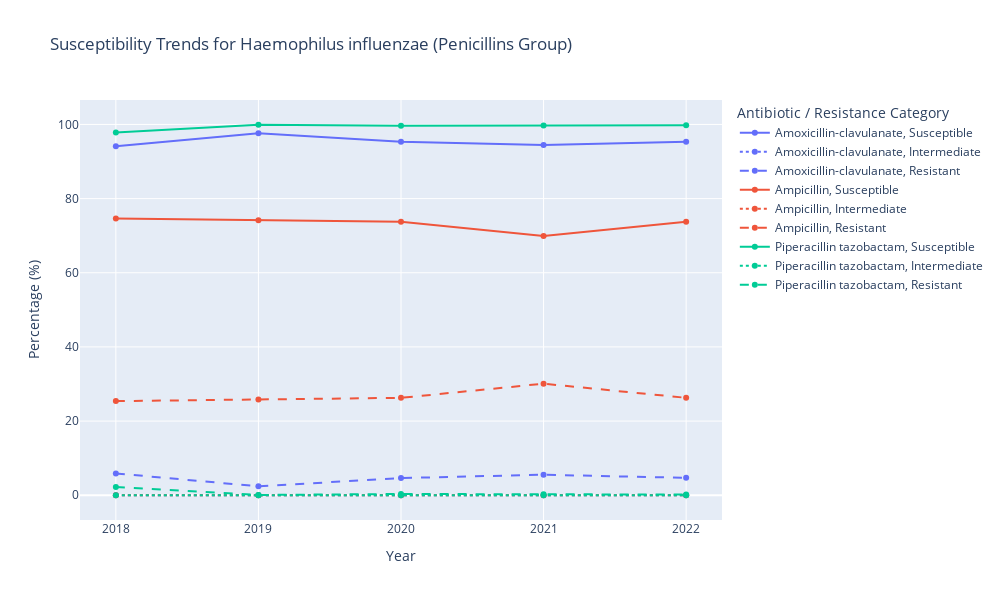
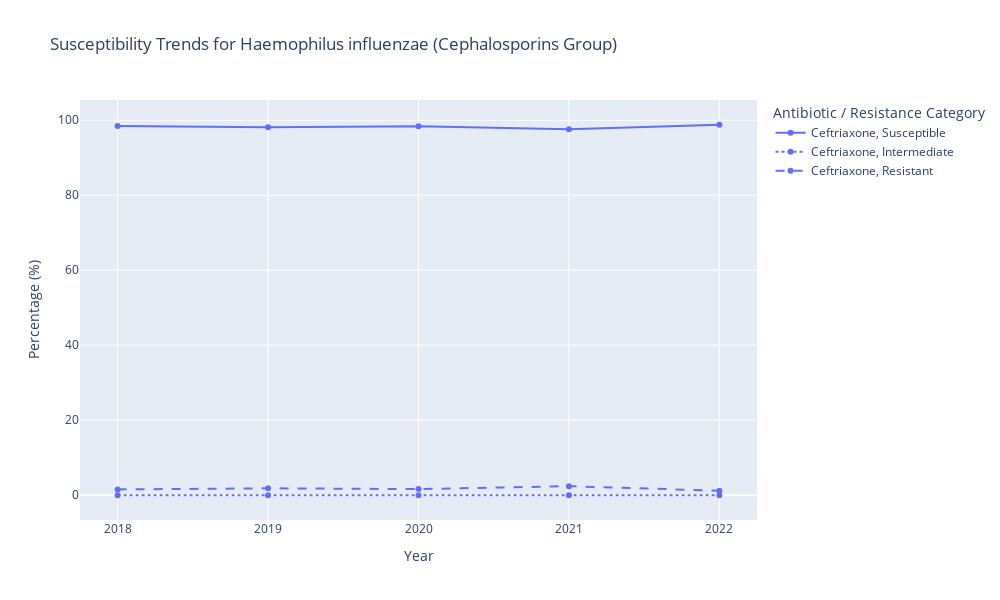
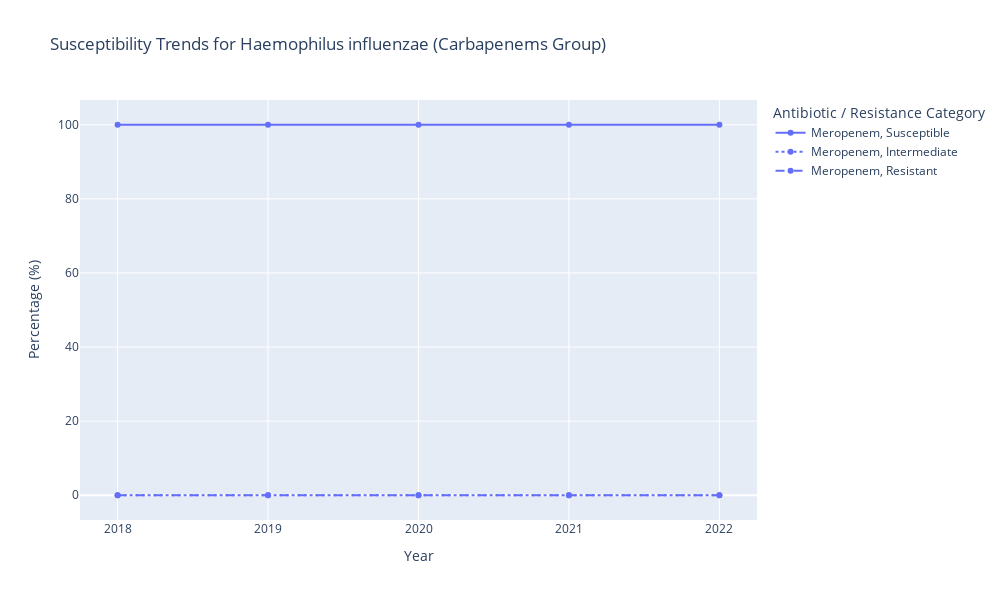
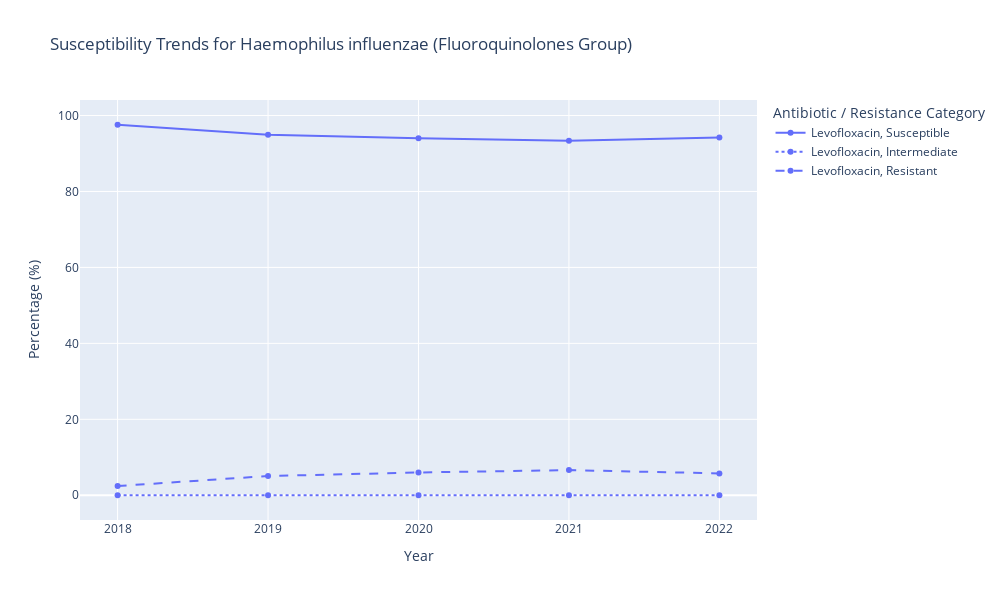

Notebook code cell kept with these figures, in order:
### Code cell
# Dictionary grouping antibiotics by their pharmacological classes
antibiotic_groups = {
    'Penicillins': ['Amoxicillin-clavulanate_I', 'Ampicillin_I', 'Piperacillin tazobactam_I'],
    'Cephalosporins': ['Ceftriaxone_I', 'Ceftazidime_I', 'Cefepime_I'],
    'Carbapenems': ['Imipenem_I', 'Meropenem_I'],
    'Fluoroquinolones': ['Ciprofloxacin_I', 'Levofloxacin_I'],
    'Aminoglycosides': ['Amikacin_I', 'Gentamicin_I'],
    'Glycopeptides': ['Vancomycin_I'],
    'Macrolides': ['Azithromycin_I', 'Clarithromycin_I'],
    'Tetracyclines': ['Tigecycline_I'],
    'Oxazolidinones': ['Linezolid_I'],
    'Antifolates': ['Trimethoprim-sulfamethoxazole_I']
}

# Loop through each species - specifically for 'Haemophilus influenzae'
for species, antibiotics_data in pasteurellaceae_results.items():
    if species == 'Haemophilus influenzae':
        print(f"Visualizing results for Species: {species}")

        # Loop through each antibiotic group
        for group, antibiotics in antibiotic_groups.items():
            print(f"Visualizing results for Antibiotic Group: {group}")

            # Prepare a combined dataframe for the current group
            combined_df_list = []

            for antibiotic in antibiotics:
                if antibiotic in antibiotics_data:
                    # Add the 'Antibiotic' column to identify each antibiotic in the group
                    df = antibiotics_data[antibiotic].copy()
                    df['Antibiotic'] = antibiotic.replace('_I', '')  # Removing the "_I" suffix for readability
                    combined_df_list.append(df)

            # If there is data for this group, combine and plot
            if combined_df_list:
                combined_df = pd.concat(combined_df_list)

                # Plotting trends for each antibiotic in the group
                fig = px.line(
                    combined_df,
                    x='Year',
                    y=['Susceptible', 'Intermediate', 'Resistant'],
                    color='Antibiotic',  # Different colors for each antibiotic
                    line_dash='variable',  # Different dash patterns for susceptible, intermediate, and resistant
                    title=f"Susceptibility Trends for {species} ({group} Group)",
                    labels={'value': 'Percentage (%)', 'variable': 'Resistance Category'},
                    markers=True
                )

                # Customize the layout
                fig.update_layout(
                    xaxis_title="Year",
                    yaxis_title="Percentage (%)",
                    legend_title="Antibiotic / Resistance Category",
                    template="plotly",
                    width=1000,  # Adjust the width
                    height=600,  # Adjust the height
                    xaxis=dict(tickmode='linear', tick0=2018, dtick=1)  # Ensure integer ticks for years
                )

                # Show the plot
                fig.show()

### Figure 1 — Plotly figure (JSON) as saved in the notebook; plotly's stock layout.template omitted (floating-point values rounded to 4 significant figures)
{"data": [{"hovertemplate": "Antibiotic=Amoxicillin-clavulanate<br>Resistance Category=Susceptible<br>Year=%{x}<br>Percentage (%)=%{y}<extra></extra>", "legendgroup": "Amoxicillin-clavulanate, Susceptible", "line": {"color": "#636efa", "dash": "solid"}, "marker": {"symbol": "circle"}, "mode": "lines+markers", "name": "Amoxicillin-clavulanate, Susceptible", "orientation": "v", "showlegend": true, "type": "scatter", "x": [2018, 2019, 2020, 2021, 2022], "xaxis": "x", "y": [94.11, 97.6, 95.36, 94.47, 95.31], "yaxis": "y"}, {"hovertemplate": "Antibiotic=Amoxicillin-clavulanate<br>Resistance Category=Intermediate<br>Year=%{x}<br>Percentage (%)=%{y}<extra></extra>", "legendgroup": "Amoxicillin-clavulanate, Intermediate", "line": {"color": "#636efa", "dash": "dot"}, "marker": {"symbol": "circle"}, "mode": "lines+markers", "name": "Amoxicillin-clavulanate, Intermediate", "orientation": "v", "showlegend": true, "type": "scatter", "x": [2018, 2019, 2020, 2021, 2022], "xaxis": "x", "y": [0, 0, 0, 0, 0], "yaxis": "y"}, {"hovertemplate": "Antibiotic=Amoxicillin-clavulanate<br>Resistance Category=Resistant<br>Year=%{x}<br>Percentage (%)=%{y}<extra></extra>", "legendgroup": "Amoxicillin-clavulanate, Resistant", "line": {"color": "#636efa", "dash": "dash"}, "marker": {"symbol": "circle"}, "mode": "lines+markers", "name": "Amoxicillin-clavulanate, Resistant", "orientation": "v", "showlegend": true, "type": "scatter", "x": [2018, 2019, 2020, 2021, 2022], "xaxis": "x", "y": [5.89, 2.4, 4.64, 5.53, 4.69], "yaxis": "y"}, {"hovertemplate": "Antibiotic=Ampicillin<br>Resistance Category=Susceptible<br>Year=%{x}<br>Percentage (%)=%{y}<extra></extra>", "legendgroup": "Ampicillin, Susceptible", "line": {"color": "#EF553B", "dash": "solid"}, "marker": {"symbol": "circle"}, "mode": "lines+markers", "name": "Ampicillin, Susceptible", "orientation": "v", "showlegend": true, "type": "scatter", "x": [2018, 2019, 2020, 2021, 2022], "xaxis": "x", "y": [74.61, 74.17, 73.73, 69.91, 73.73], "yaxis": "y"}, {"hovertemplate": "Antibiotic=Ampicillin<br>Resistance Category=Intermediate<br>Year=%{x}<br>Percentage (%)=%{y}<extra></extra>", "legendgroup": "Ampicillin, Intermediate", "line": {"color": "#EF553B", "dash": "dot"}, "marker": {"symbol": "circle"}, "mode": "lines+markers", "name": "Ampicillin, Intermediate", "orientation": "v", "showlegend": true, "type": "scatter", "x": [2018, 2019, 2020, 2021, 2022], "xaxis": "x", "y": [0, 0, 0, 0, 0], "yaxis": "y"}, {"hovertemplate": "Antibiotic=Ampicillin<br>Resistance Category=Resistant<br>Year=%{x}<br>Percentage (%)=%{y}<extra></extra>", "legendgroup": "Ampicillin, Resistant", "line": {"color": "#EF553B", "dash": "dash"}, "marker": {"symbol": "circle"}, "mode": "lines+markers", "name": "Ampicillin, Resistant", "orientation": "v", "showlegend": true, "type": "scatter", "x": [2018, 2019, 2020, 2021, 2022], "xaxis": "x", "y": [25.39, 25.83, 26.27, 30.09, 26.27], "yaxis": "y"}, {"hovertemplate": "Antibiotic=Piperacillin tazobactam<br>Resistance Category=Susceptible<br>Year=%{x}<br>Percentage (%)=%{y}<extra></extra>", "legendgroup": "Piperacillin tazobactam, Susceptible", "line": {"color": "#00cc96", "dash": "solid"}, "marker": {"symbol": "circle"}, "mode": "lines+markers", "name": "Piperacillin tazobactam, Susceptible", "orientation": "v", "showlegend": true, "type": "scatter", "x": [2018, 2019, 2020, 2021, 2022], "xaxis": "x", "y": [97.8, 99.92, 99.66, 99.7, 99.81], "yaxis": "y"}, {"hovertemplate": "Antibiotic=Piperacillin tazobactam<br>Resistance Category=Intermediate<br>Year=%{x}<br>Percentage (%)=%{y}<extra></extra>", "legendgroup": "Piperacillin tazobactam, Intermediate", "line": {"color": "#00cc96", "dash": "dot"}, "marker": {"symbol": "circle"}, "mode": "lines+markers", "name": "Piperacillin tazobactam, Intermediate", "orientation": "v", "showlegend": true, "type": "scatter", "x": [2018, 2019, 2020, 2021, 2022], "xaxis": "x", "y": [0, 0, 0, 0, 0], "yaxis": "y"}, {"hovertemplate": "Antibiotic=Piperacillin tazobactam<br>Resistance Category=Resistant<br>Year=%{x}<br>Percentage (%)=%{y}<extra></extra>", "legendgroup": "Piperacillin tazobactam, Resistant", "line": {"color": "#00cc96", "dash": "dash"}, "marker": {"symbol": "circle"}, "mode": "lines+markers", "name": "Piperacillin tazobactam, Resistant", "orientation": "v", "showlegend": true, "type": "scatter", "x": [2018, 2019, 2020, 2021, 2022], "xaxis": "x", "y": [2.2, 0.08, 0.34, 0.3, 0.19], "yaxis": "y"}], "layout": {"height": 600, "legend": {"title": {"text": "Antibiotic / Resistance Category"}, "tracegroupgap": 0}, "title": {"text": "Susceptibility Trends for Haemophilus influenzae (Penicillins Group)"}, "width": 1000, "xaxis": {"anchor": "y", "domain": [0, 1], "dtick": 1, "tick0": 2018, "tickmode": "linear", "title": {"text": "Year"}}, "yaxis": {"anchor": "x", "domain": [0, 1], "title": {"text": "Percentage (%)"}}}}

### Figure 2 — Plotly figure (JSON) as saved in the notebook; plotly's stock layout.template omitted (floating-point values rounded to 4 significant figures)
{"data": [{"hovertemplate": "Antibiotic=Ceftriaxone<br>Resistance Category=Susceptible<br>Year=%{x}<br>Percentage (%)=%{y}<extra></extra>", "legendgroup": "Ceftriaxone, Susceptible", "line": {"color": "#636efa", "dash": "solid"}, "marker": {"symbol": "circle"}, "mode": "lines+markers", "name": "Ceftriaxone, Susceptible", "orientation": "v", "showlegend": true, "type": "scatter", "x": [2018, 2019, 2020, 2021, 2022], "xaxis": "x", "y": [98.45, 98.15, 98.36, 97.57, 98.79], "yaxis": "y"}, {"hovertemplate": "Antibiotic=Ceftriaxone<br>Resistance Category=Intermediate<br>Year=%{x}<br>Percentage (%)=%{y}<extra></extra>", "legendgroup": "Ceftriaxone, Intermediate", "line": {"color": "#636efa", "dash": "dot"}, "marker": {"symbol": "circle"}, "mode": "lines+markers", "name": "Ceftriaxone, Intermediate", "orientation": "v", "showlegend": true, "type": "scatter", "x": [2018, 2019, 2020, 2021, 2022], "xaxis": "x", "y": [0, 0, 0, 0, 0], "yaxis": "y"}, {"hovertemplate": "Antibiotic=Ceftriaxone<br>Resistance Category=Resistant<br>Year=%{x}<br>Percentage (%)=%{y}<extra></extra>", "legendgroup": "Ceftriaxone, Resistant", "line": {"color": "#636efa", "dash": "dash"}, "marker": {"symbol": "circle"}, "mode": "lines+markers", "name": "Ceftriaxone, Resistant", "orientation": "v", "showlegend": true, "type": "scatter", "x": [2018, 2019, 2020, 2021, 2022], "xaxis": "x", "y": [1.55, 1.85, 1.64, 2.43, 1.21], "yaxis": "y"}], "layout": {"height": 600, "legend": {"title": {"text": "Antibiotic / Resistance Category"}, "tracegroupgap": 0}, "title": {"text": "Susceptibility Trends for Haemophilus influenzae (Cephalosporins Group)"}, "width": 1000, "xaxis": {"anchor": "y", "domain": [0, 1], "dtick": 1, "tick0": 2018, "tickmode": "linear", "title": {"text": "Year"}}, "yaxis": {"anchor": "x", "domain": [0, 1], "title": {"text": "Percentage (%)"}}}}

### Figure 3 — Plotly figure (JSON) as saved in the notebook; plotly's stock layout.template omitted (floating-point values rounded to 4 significant figures)
{"data": [{"hovertemplate": "Antibiotic=Meropenem<br>Resistance Category=Susceptible<br>Year=%{x}<br>Percentage (%)=%{y}<extra></extra>", "legendgroup": "Meropenem, Susceptible", "line": {"color": "#636efa", "dash": "solid"}, "marker": {"symbol": "circle"}, "mode": "lines+markers", "name": "Meropenem, Susceptible", "orientation": "v", "showlegend": true, "type": "scatter", "x": [2018, 2019, 2020, 2021, 2022], "xaxis": "x", "y": [100, 100, 100, 100, 100], "yaxis": "y"}, {"hovertemplate": "Antibiotic=Meropenem<br>Resistance Category=Intermediate<br>Year=%{x}<br>Percentage (%)=%{y}<extra></extra>", "legendgroup": "Meropenem, Intermediate", "line": {"color": "#636efa", "dash": "dot"}, "marker": {"symbol": "circle"}, "mode": "lines+markers", "name": "Meropenem, Intermediate", "orientation": "v", "showlegend": true, "type": "scatter", "x": [2018, 2019, 2020, 2021, 2022], "xaxis": "x", "y": [0, 0, 0, 0, 0], "yaxis": "y"}, {"hovertemplate": "Antibiotic=Meropenem<br>Resistance Category=Resistant<br>Year=%{x}<br>Percentage (%)=%{y}<extra></extra>", "legendgroup": "Meropenem, Resistant", "line": {"color": "#636efa", "dash": "dash"}, "marker": {"symbol": "circle"}, "mode": "lines+markers", "name": "Meropenem, Resistant", "orientation": "v", "showlegend": true, "type": "scatter", "x": [2018, 2019, 2020, 2021, 2022], "xaxis": "x", "y": [0, 0, 0, 0, 0], "yaxis": "y"}], "layout": {"height": 600, "legend": {"title": {"text": "Antibiotic / Resistance Category"}, "tracegroupgap": 0}, "title": {"text": "Susceptibility Trends for Haemophilus influenzae (Carbapenems Group)"}, "width": 1000, "xaxis": {"anchor": "y", "domain": [0, 1], "dtick": 1, "tick0": 2018, "tickmode": "linear", "title": {"text": "Year"}}, "yaxis": {"anchor": "x", "domain": [0, 1], "title": {"text": "Percentage (%)"}}}}

### Figure 4 — Plotly figure (JSON) as saved in the notebook; plotly's stock layout.template omitted (floating-point values rounded to 4 significant figures)
{"data": [{"hovertemplate": "Antibiotic=Levofloxacin<br>Resistance Category=Susceptible<br>Year=%{x}<br>Percentage (%)=%{y}<extra></extra>", "legendgroup": "Levofloxacin, Susceptible", "line": {"color": "#636efa", "dash": "solid"}, "marker": {"symbol": "circle"}, "mode": "lines+markers", "name": "Levofloxacin, Susceptible", "orientation": "v", "showlegend": true, "type": "scatter", "x": [2018, 2019, 2020, 2021, 2022], "xaxis": "x", "y": [97.57, 94.94, 94, 93.38, 94.24], "yaxis": "y"}, {"hovertemplate": "Antibiotic=Levofloxacin<br>Resistance Category=Intermediate<br>Year=%{x}<br>Percentage (%)=%{y}<extra></extra>", "legendgroup": "Levofloxacin, Intermediate", "line": {"color": "#636efa", "dash": "dot"}, "marker": {"symbol": "circle"}, "mode": "lines+markers", "name": "Levofloxacin, Intermediate", "orientation": "v", "showlegend": true, "type": "scatter", "x": [2018, 2019, 2020, 2021, 2022], "xaxis": "x", "y": [0, 0, 0, 0, 0], "yaxis": "y"}, {"hovertemplate": "Antibiotic=Levofloxacin<br>Resistance Category=Resistant<br>Year=%{x}<br>Percentage (%)=%{y}<extra></extra>", "legendgroup": "Levofloxacin, Resistant", "line": {"color": "#636efa", "dash": "dash"}, "marker": {"symbol": "circle"}, "mode": "lines+markers", "name": "Levofloxacin, Resistant", "orientation": "v", "showlegend": true, "type": "scatter", "x": [2018, 2019, 2020, 2021, 2022], "xaxis": "x", "y": [2.43, 5.06, 6, 6.62, 5.76], "yaxis": "y"}], "layout": {"height": 600, "legend": {"title": {"text": "Antibiotic / Resistance Category"}, "tracegroupgap": 0}, "title": {"text": "Susceptibility Trends for Haemophilus influenzae (Fluoroquinolones Group)"}, "width": 1000, "xaxis": {"anchor": "y", "domain": [0, 1], "dtick": 1, "tick0": 2018, "tickmode": "linear", "title": {"text": "Year"}}, "yaxis": {"anchor": "x", "domain": [0, 1], "title": {"text": "Percentage (%)"}}}}
